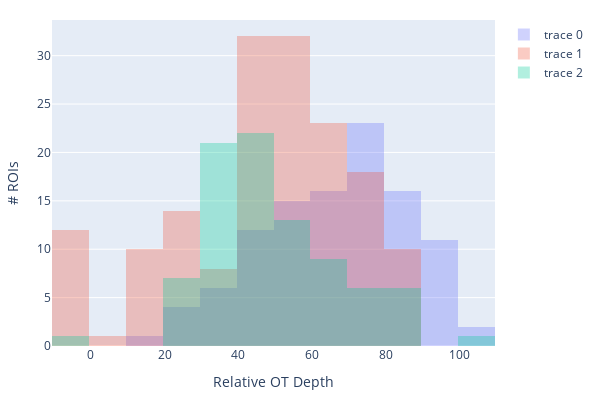

The notebook cell saved with this chart:
### Code cell
import numpy as np
import plotly.graph_objects as go
import os
import pickle 
import pandas as pd

filepath = 'C:/Users/Michael Forsthofer/OneDrive - University of Sussex/BadenLab/2p-imaging/singleplane/St53/'
pkl_files = [f for f in os.listdir(filepath) if f.endswith('.pkl')]

stimuli = ['moving stripes', 'dots_ON', 'dots_OFF', 'loom']

depths = {}
for stim in stimuli:
    depths[stim] = []


fig = go.Figure()

for pkl_file in pkl_files:
    with open(filepath+pkl_file, 'rb') as f:
        extracted_data_loaded = pickle.load(f)
        print(extracted_data_loaded['metadata'])
        for stim in stimuli:
            flattened_list = extracted_data_loaded['depths'][stim]
            if len(flattened_list)>0:
                flattened_list = np.hstack(flattened_list)
            depths[stim].append(flattened_list)
            if stim == 'loom':
                fig.add_trace(go.Histogram(x=flattened_list))

fig.update_layout(barmode='overlay', width=600, height=400,
                  margin=dict(l=20, r=20, t=20, b=20),
                  xaxis_title='Relative OT Depth',
                  yaxis_title='# ROIs')           
fig.update_traces(opacity=0.3)   
fig.show()

### Figure 1 — Plotly figure (JSON) as saved in the notebook; plotly's stock layout.template omitted (floating-point values rounded to 4 significant figures; data arrays with more than 128 entries replaced by an {"elided": "..."} marker saying what was removed)
{"data": [{"opacity": 0.3, "type": "histogram", "x": [56, 60, 83, 57, 61, 77, 54, 41, 57, 82, 54, 60, 78, 57, 93, 53, 72, 65, 83, 56, 86, 72, 21, 62, 64, 49, 60, 78, 74, 65, 94, 44, 49, 51, 58, 28, 81, 79, 50, 42, 64, 64, 72, 26, 76, 72, 96, 67, 91, 92, 63, 44, 76, 71, 18, 23, 32, 70, 88, 44, 74, 90, 48, 71, 83, 85, 97, 86, 64, 76, 72, 51, 61, 72, 85, 53, 34, 91, 46, 87, 46, 58, 37, 37, 41, 78, 91, 75, 84, 90, 63, 34, 93, 72, 72, 79, 50, 83, 69, 101, 101, 85, 82, 47, 80, 38]}, {"opacity": 0.3, "type": "histogram", "x": {"elided": "160 int values"}}, {"opacity": 0.3, "type": "histogram", "x": [38, 37, 29, 39, 63, 43, 39, 41, 43, 48, 34, 49, 25, 51, 29, 30, 75, 44, 57, 52, 33, 42, 45, 63, 41, 49, 39, 42, 45, 71, 52, 37, 41, 20, 83, 75, 74, 29, 27, 43, 50, 35, 30, 47, 20, 41, 81, 88, 38, 64, 80, 62, 49, 35, 57, 31, 33, 33, 48, 65, 55, 81, 55, 45, 39, 77, 55, 34, 65, 44, 58, 36, 52, 64, 85, 37, 30, 58, 66, -1, 63, 43, 101, 59, 49, 78]}], "layout": {"barmode": "overlay", "height": 400, "margin": {"b": 20, "l": 20, "r": 20, "t": 20}, "width": 600, "xaxis": {"title": {"text": "Relative OT Depth"}}, "yaxis": {"title": {"text": "# ROIs"}}}}
